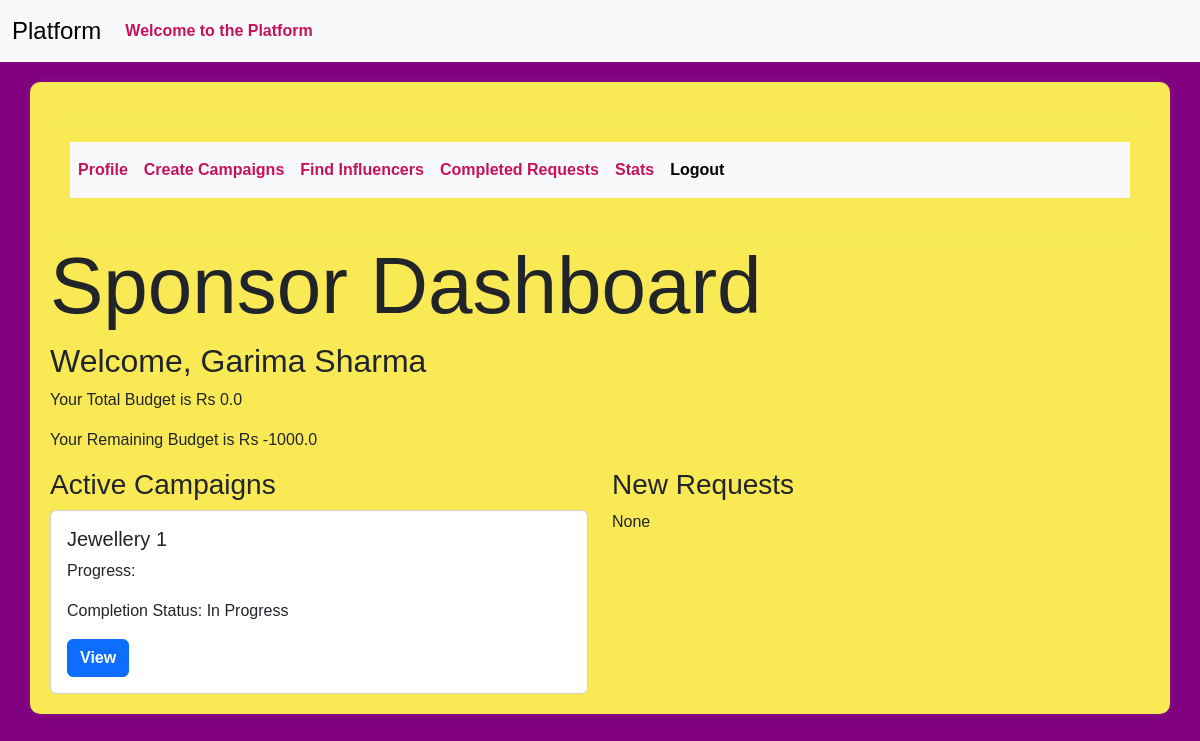
Page /sponsor/dashboard (signed in) on the earlier database version.
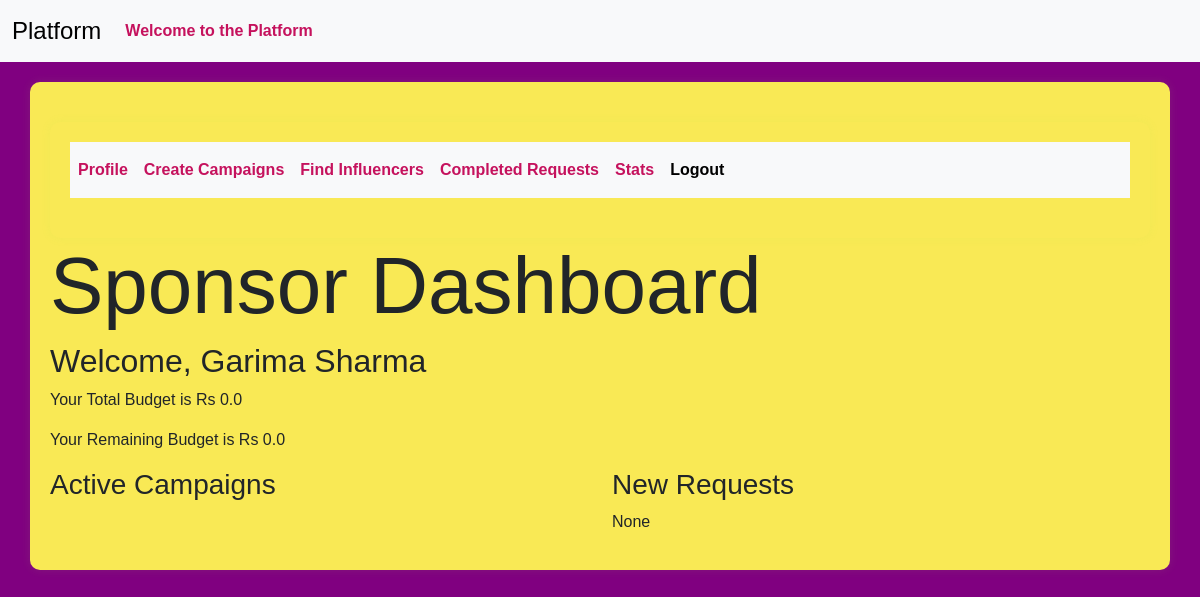
Same page on the later database version.
### models.py (models this page shows)
class Campaign(db.Model):
    __tablename__ = 'campaign'
    id = Column(Integer, primary_key=True)
    name = Column(String(256), unique=False)
    description = Column(Text, nullable=True)
    start_date = Column(Date, nullable=False,default=date.today())
    end_date = Column(Date, nullable=False,default=lambda:date.today()+timedelta(days=30))
    budget = Column(Float, nullable=False,default=0.0)
    visibility = Column(Enum('public', 'private', name='visibility_enum'), nullable=False, default='public')
    sponsor_id = Column(Integer, ForeignKey('sponsor.id'), nullable=False)
    flagged = Column(Boolean, default=False)
    status = Column(String(20), nullable=False,default='In Progress')
    niche = db.Column(db.Enum(NicheEnum), nullable=True)
    completion_status = Column(Boolean, default=False)
    sponsor = relationship('Sponsor', backref='campaigns', overlaps="sponsor_campaigns,sponsor_relation")

### routes.py (the view)
@app.route('/sponsor/dashboard')
@auth_required
def sponsor_dashboard():
    user_id=session.get('user_id')
    if not user_id:
        flash('Kindly login first')
        return redirect(url_for('login'))
    sponsor=Sponsor.query.get(user_id)
    if not sponsor:
        flash('Not Found!','danger')
        return redirect(url_for('login'))
    campaigns = Campaign.query.filter(Campaign.sponsor_id == sponsor.id).all()
    active_campaigns = [campaign for campaign in campaigns if campaign.status not in ['Completed', 'Payment Completed']]
    new_requests=AdRequest.query.join(Campaign).filter(Campaign.sponsor_id==sponsor.id,AdRequest.status=='Pending').all()
    total_allocated_budget=sum(campaign.budget for campaign in active_campaigns if campaign.status !='Completed')
    remaining_budget=sponsor.overall_budget-total_allocated_budget
    return render_template('sponsor_dashboard.html',user=sponsor,active_campaigns=active_campaigns,new_requests=new_requests,remaining_budget=remaining_budget)

### app.py (called while the page is built)
@login_manager.user_loader
def load_user(user_id):
    return User.query.get(int(user_id))

### routes.py (called while the page is built)
def auth_required(func):
    @wraps(func)
    def inner(*args,**kwargs):
        if 'user_id' in session:
            return func(*args,**kwargs)
        else:
           flash('Kindly login first.')
           return redirect(url_for('login'))
    return inner

### templates/sponsor_dashboard.html (shortened to what this page needs)
{% extends 'layout.html' %}
{% block content %}
<div class="container">
    <nav class="navbar navbar-expand-lg bg-body-tertiary">
          <div class="collapse navbar-collapse" id="navbarSupportedContent">
            <ul class="navbar-nav me-auto mb-2 mb-lg-0">
              <li class="nav-item">
                <a class="nav-link" aria-current="page" href="{{url_for('profile')}}">Profile</a>
              </li>
              <li class="nav-item">
                <a class="nav-link" href="{{url_for('create_campaign')}}">Create Campaigns</a>
              </li>
              <li class="nav-item">
               <a class="nav-link" href="{{url_for('find_influencers')}}">Find Influencers</a>
              </li>
              <li class="nav-item">
                <a class="nav-link" href="{{url_for('completed_requests')}}">Completed Requests</a>
              </li>
              <li class="nav-item">
                <a class="nav-link" href="{{url_for('stats.sponsor_stats')}}">Stats</a>
               </li>
              <li class="nav-item">
                <a class="nav-link active" href="{{url_for('logout')}}">Logout</a>
              </li>
            </ul>
          </div>
        </div>
    <h1 class="display-1"> Sponsor Dashboard</h1>
    <h2> Welcome, {{user.name}}</h2>
    <p>Your Total Budget is Rs {{user.overall_budget}}</p>
    <p>Your Remaining Budget is Rs {{remaining_budget}}</p>
    <div class="row">
        <div class="col">
            <h3> Active Campaigns</h3>
            {% for campaign in active_campaigns %}
              {% if campaign.status != 'Completed' %}
              <div class="card">
                 <div class="card-body">
                    <h5 class="card-title">{{ campaign.name}}</h5>
                    <p class="card-text"> Progress:{{campaign.progress}}</p>
                    <p> Completion Status: {{ 'Completed' if campaign.completion_status else 'In Progress' }}</p>
                    <a href="{{url_for('view_campaign', campaign_id=campaign.id)}}" class="btn btn-primary">View</a>
                 </div>
              </div>
              {% endif %}
            {% endfor %}
        </div>
    <div class="col">
        <h3>New Requests</h3>
        {% if new_requests %}
          <ul>
            {% for request in new_requests %}
              <li>
                <p>{{request.requirements}}</p>
                <p>Payment: {{request.payment_amount}}</p>
                <p>Status: {{request.status}}</p>
                <a href="{{url_for('view_ad_request',request_id=request.id)}}">View</a>
              </li>
            {% endfor %}
          </ul>
        {% else %}
          <p>None</p>
        {% endif %}
    </div>
{% endblock %}

Differences in the rows shown:
removed Campaign: name "Jewellery 1", completion_status "In Progress"
Other differences:
{{ remaining_budget }}: "-1000.0" → "0.0"
